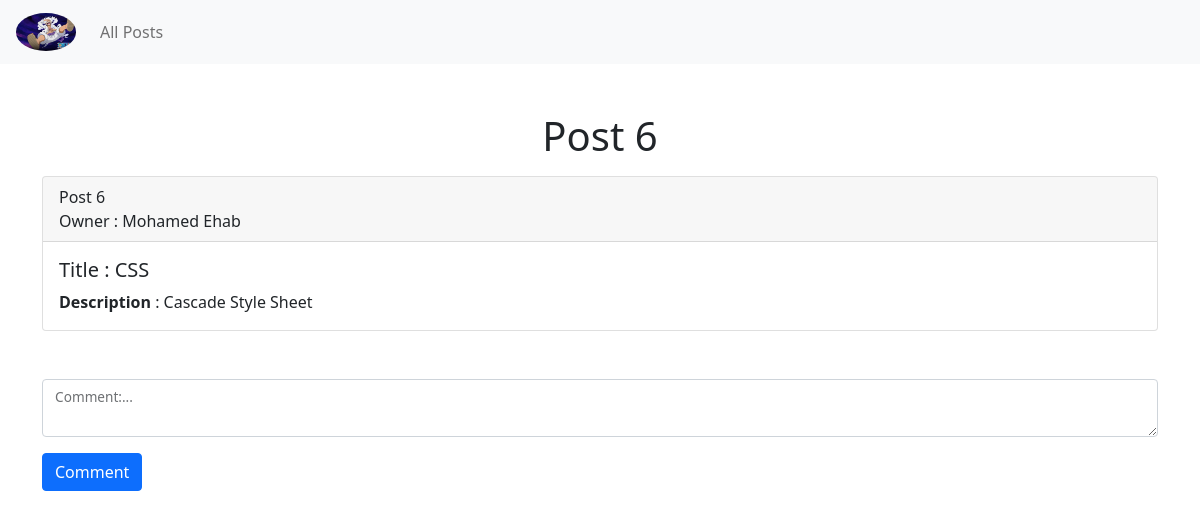
The app's page /view.php?id=6 (signed in) with its own data.
### tables this page shows
CREATE TABLE `posts` (
  `post_id` int(11) NOT NULL,
  `title` varchar(80) NOT NULL,
  `description` varchar(250) NOT NULL,
  `post_created_by` int(11) NOT NULL
);

CREATE TABLE `users` (
  `id` int(10) NOT NULL,
  `name` varchar(50) NOT NULL,
  `email` varchar(80) NOT NULL,
  `password` varchar(100) NOT NULL
);

### view.php (the view, shortened to what this page needs)
<?php
require_once './connection.php';
$post_id = $_GET['id'];
?>
<!doctype html>
<html lang="en">
<head>
    <link href="https://cdn.jsdelivr.net/npm/bootstrap@5.0.2/dist/css/bootstrap.min.css" rel="stylesheet">
</head>
<body>
    <nav class="navbar navbar-expand-lg navbar-light bg-light">
        <a class="navbar-brand ms-3">
            <img src="./Luffy Gear 5 .jpeg" class="rounded-circle" alt="LOGO" width="60px">
        </a>
        <div class="collapse navbar-collapse" id="navbarSupportedContent">
            <ul class="navbar-nav mr-auto">
                <li class="nav-item active">
                    <a class="nav-link" href="./index.php"> All Posts </a>
                </li>
            </ul>
        </div>
    </nav>
    <?php
    $sql = " SELECT * FROM posts INNER JOIN users on users.id = posts.post_created_by WHERE post_id = $post_id ";
    $result = mysqli_query($connection, $sql);
    $row = mysqli_fetch_assoc($result);
    ?>
    <div class="container mt-5">
        <h1 class="mt-3 mb-3 text-center"> Post <?php echo $row['post_id'] ?> </h1>
        <div class="card">
            <div class="card-header">
                Post <?php echo $row['post_id']; ?> <br>
                Owner : <?php echo $row['name']; ?>
            </div>
            <div class="card-body">
                <h5 class="card-title">
                    Title : <?php echo $row['title']; ?>
                </h5>
                <p class="card-text">
                    <b>Description</b> : <?php echo $row['description']; ?>
                </p>
            </div>
        </div>
        <form class="mt-5" action="./comment.php?post_id=<?php echo $post_id; ?>" method="post">
            <div class="form-floating mt-3">
                <textarea class="form-control" id="floatingTextarea" name="comment"></textarea>
                <label for="floatingTextarea">Comment:...</label>
            </div>
            <button type="submit" class="btn btn-primary mt-3"> Comment </button>
        </form>
    </div>
</body>
</html>

### records on screen
posts: post_id "6", post_created_by.name "Mohamed Ehab", title "CSS", description "Cascade Style Sheet"
